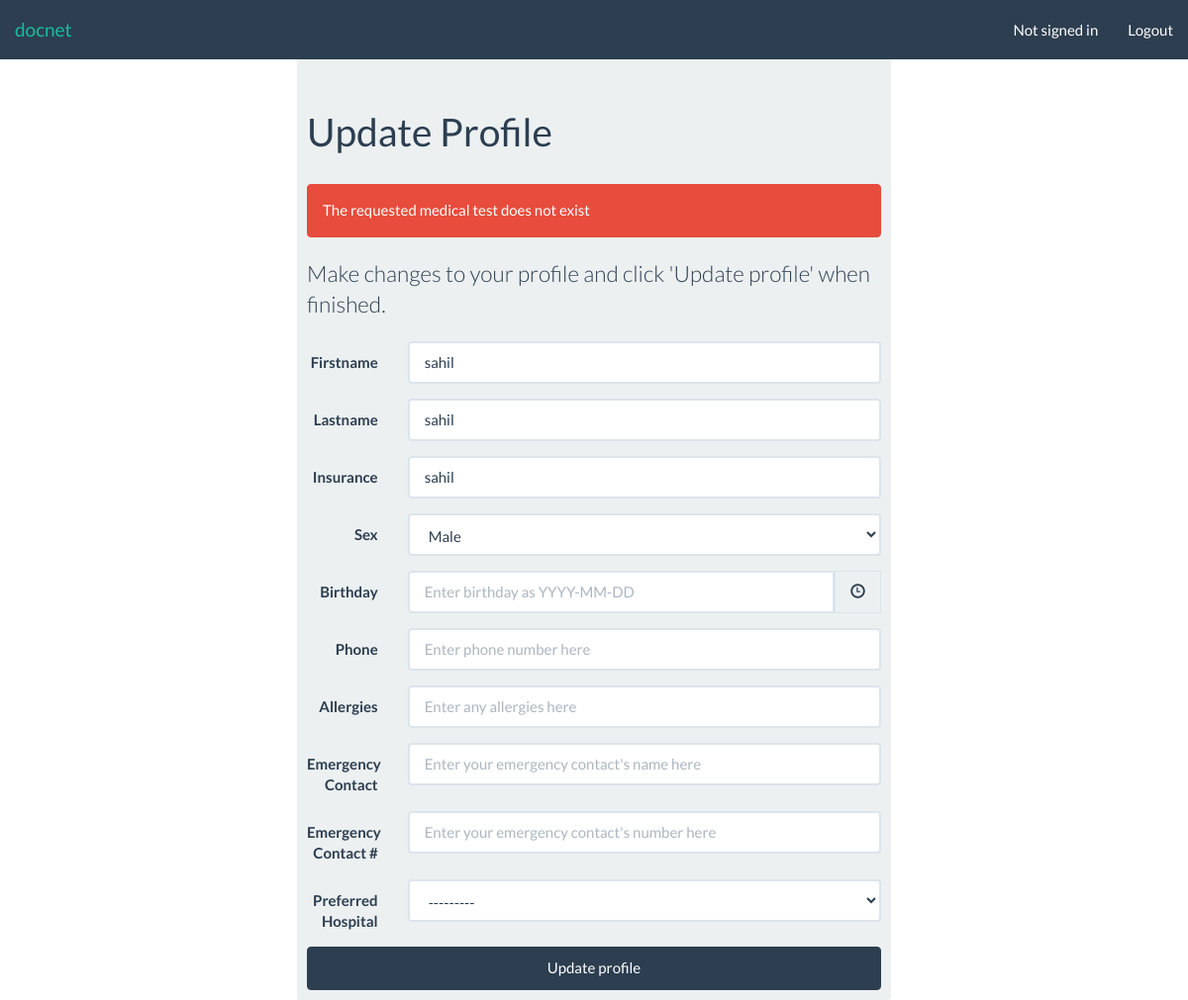
The page /profile/update/ (signed in) on the database its author committed.
### docnet/models.py (models this page shows, shortened)
class Profile(models.Model):
    GENDER = (
        ('M', "Male"),
        ('F', "Female"),
    )
    firstname = models.CharField(blank=True, max_length=50)
    lastname = models.CharField(blank=True, max_length=50)
    insurance = models.CharField(max_length=50)
    emergencyContactName = models.CharField(blank=True, max_length=50)
    emergencyContactNumber = models.CharField(blank=True, max_length=20)
    sex = models.CharField(blank=True, max_length=1, choices=GENDER)
    birthday = models.DateField(default=date(1000, 1, 1))
    phone = models.CharField(blank=True, max_length=20)
    allergies = models.CharField(blank=True, max_length=250)
    created = models.DateTimeField(auto_now_add=True)
    prefHospital = models.ForeignKey('Hospital',on_delete=models.PROTECT, null=True)
    def get_populated_fields(self):
        fields = {}
        if self.firstname is not None:
            fields['firstname'] = self.firstname
        if self.lastname is not None:
            fields['lastname'] = self.lastname
        if self.sex is not None:
            fields['sex'] = self.sex
        if not self.birthday.year == 1000:
            fields['birthday'] = self.birthday
        if self.phone is not None:
            fields['phone'] = self.phone
        if self.allergies is not None:
            fields['allergies'] = self.allergies
        if self.insurance is not None:
            fields['insurance'] = self.insurance
        if self.emergencyContactName is not None:
            fields['emergencyContactName'] = self.emergencyContactName
        if self.emergencyContactNumber is not None:
            fields['emergencyContactNumber'] = self.emergencyContactNumber
        if self.prefHospital is not None:
            fields['prefHospital'] = self.prefHospital
        return fields

### docnet/views_profile.py (the view)
# urls.py: url(r'^profile/update/$', views_profile.update_view, name='profile/update'),
def update_view(request):
    authentication_result = views.authentication_check(request)
    if authentication_result is not None: return authentication_result
    template_data = views.parse_session(request, {'form_button': "Update profile"})
    profile = request.user.account.profile
    if request.method == 'POST':
        form = ProfileForm(request.POST)
        if form.is_valid():
            form.assign(profile)
            profile.save()
            logger.log(Action.ACTION_ACCOUNT, "Account updated info", request.user)
            template_data['alert_success'] = "Your profile has been updated!"
    else:
        form = ProfileForm(profile.get_populated_fields())
    template_data['form'] = form
    return render(request, 'docnet/profile/update.html', template_data)

### docnet/templatetags/app_filters.py (called while the page is built)
@register.filter(name='isDateable')
def isDateable(field):
    return isinstance(field.field, forms.DateField) or isinstance(field.field, forms.DateTimeField) or isinstance(
        field.field, forms.TimeField)

@register.filter(name='isDateField')
def isDateField(field):
    return isinstance(field.field, forms.DateField)

### docnet/views.py (called while the page is built)
def parse_session(request, template_data=None):
    if template_data is None:
        template_data = {}
    if request.session.has_key('alert_success'):
        template_data['alert_success'] = request.session.get('alert_success')
        del request.session['alert_success']
    if request.session.has_key('alert_danger'):
        template_data['alert_danger'] = request.session.get('alert_danger')
        del request.session['alert_danger']
    return template_data

### docnet/templates/docnet/profile/update.html (shortened to what this page needs)
{% extends "base.html" %}
{% load app_filters %}
{% block body_header %}Update Profile{% endblock %}
{% block body %}
    <p class="lead">Make changes to your profile and click '{{ form_button }}' when finished.</p>
    {% include "singleform.html" %}
{% endblock %}

### docnet/templates/base.html (shortened to what this page needs)
{% load bootstrap4 %}
<!DOCTYPE html>
{% load app_filters %}
<html>
<head lang="en">
    <link rel="stylesheet" type="text/css" href="{{STATIC_URL}}css/flatly-bootstrap.min.css"/>
    <link rel="stylesheet" type="text/css" href="{{STATIC_URL}}css/bootstrap-datetimepicker.min.css"/>
    <link rel="stylesheet" type="text/css" href="{{STATIC_URL}}css/dashboard.css"/>
</head>
<body>
    <nav class="navbar navbar-default navbar-static-top">
        <div class="container-fluid">
            <div class="navbar-header">
                <a class="navbar-brand" href="{% block brand_link %}/docnet/profile/{% endblock %}">docnet</a>
            </div>
            <div id="navbar" class="navbar-collapse collapse">
                <ul class="nav navbar-nav navbar-right">
                    <li>
                        <a {% if user.isAuthenticated %}href="/profile/">Signed in as {{ user.username }}{% else %}>Not signed in{% endif %}</a>
                    </li>
                    <li>
                        {% block nav_button %}<a href="/logout/">Logout</a>{% endblock %}
                    </li>
                </ul>
            </div>
        </div>
    </nav>
    <div class="container-fluid">
        <div class="row">
            {% if user.isAuthenticated %}
                <div class="well col-sm-3 col-md-2">
                        <ul class="nav nav-pills nav-stacked">
                            {% if user.account.role >= 0 %}
                                <li class="{% block sidebar_profile %}{% endblock %}"><a href="/profile/">Overview</a></li>
                                <li class="{% block sidebar_profile_password %}{% endblock %}"><a href="/profile/password/">Change Password</a></li>
                                <li class="{% block sidebar_profile_update %}{% endblock %}"><a href="/profile/update/">Update Profile</a></li>
                                <li class="{% block sidebar_message %}{% endblock %}"><a href="/message/list/">Messages</a></li>
                            {% endif %}
                            {% if user.account.role == 10 %}
                                <li class="{% block sidebar_medicalinfo_patient %}{% endblock %}"><a href="/medicalinfo/patient/">Medical Info</a></li>
                            {% endif %}
                            {% if user.account.role >= 10 and user.account.role < 40 %}
                                <li class="{% block sidebar_appointment_create %}{% endblock %}"><a href="/appointment/create/">Create Appointment</a></li>
                                <li class="{% block sidebar_appointment_list %}{% endblock %}"><a href="/appointment/list/">View Appointments</a></li>
                                <li class="{% block sidebar_medtest_list %}{% endblock %}"><a href="/medtest/list">View Medical Tests</a> </li>
                                <li class="{% block sidebar_prescription_list %}{% endblock %}"><a href="/prescription/list/">View Prescriptions</a></li>
                            {% endif %}
                            {% if user.account.role >= 20 and user.account.role < 40 %}
                                <li class="{% block sidebar_medicalInfo_list %}{% endblock %}"><a href="/medicalinfo/list/">Medical Info</a></li>
                                <li class="{% block sidebar_admission_create %}{% endblock %}"><a href="/admission/admit/">Admit Patient</a></li>
                                <li class="{% block sidebar_admission_list %}{% endblock %}"><a href="/admission/list/">View Inpatients</a></li>
                            {% endif %}
                            {% if user.account.role == 30 %}
                                <li class="{% block sidebar_medtest_upload %}{% endblock %}"><a href="/medtest/upload/">Upload Medical Test</a></li>
                                <li class="{% block sidebar_prescription_create %}{% endblock %}"><a href="/prescription/create/">Add Prescriptions</a></li>
                            {% endif %}
                            {% if user.account.role == 40 %}
                                <li class="{% block sidebar_admin_users %}{% endblock %}"><a href="/admin/users/">View Users</a></li>
                                <li class="{% block sidebar_admin_activity %}{% endblock %}"><a href="/admin/activity/">View Activity</a></li>
                                <li class="{% block sidebar_admin_statistic %}{% endblock %}"><a href="/admin/stats/">View System Statistics</a></li>
                                <li class="{% block sidebar_admin_createemployee %}{% endblock %}"><a href="/admin/createemployee/">Create employee</a></li>
                            {% endif %}
                        </ul>
                </div>
                <div class="col-sm-9 col-md-10 main">
            {% else %}
                <div class="well well-sm col-sm-offset-3 col-sm-6">
            {% endif %}
                <h1 class="page-header">{% block body_header %}{% endblock %}</h1>
                {% if alert_danger %}
                    <div class="alert alert-danger" role="alert">{{ alert_danger }}</div>
                {% endif %}
                {% block body %}{% endblock %}
            </div>
        </div>
    </div>
</body>
</html>

### docnet/templates/singleform.html (shortened to what this page needs)
{% load app_filters %}
<form class="form-horizontal" action="./{% if form_action %}{{ form_action }}{% endif %}" method="post" enctype="multipart/form-data">{% csrf_token %}
    {% for field in form %}
        <div class="form-group{% if field.errors %} has-error{% endif %}">
            <label for="{{field.id_for_label}}" class="col-sm-3 col-lg-2 control-label">{{ field.label }}</label>
            <div class="col-sm-9 col-lg-10">
                <div {% if field|isDateable %}class="date input-group" id="form_{{field.id_for_label}}"{% endif %}>
                    {{ field }}
                    {% if field|isDateable %}
                        <span class="input-group-addon"><span class="glyphicon glyphicon-time"></span></span>
                    {% endif %}
                </div>
            </div>
        </div>
    {% endfor %}
    <input class="btn btn-primary col-sm-12" type="submit" value="{{ form_button }}" />
</form>

### docnet/static/css/dashboard.css (style rules this page uses)
.navbar { margin-bottom: 0px; }

### rows shown on the page
Profile: form "sahil" "sahil" "sahil" "Male" "---------"

### other values the page prints
{{ alert_danger }} "The requested medical test does not exist"
{{ field.label }} "Firstname" "Lastname" "Insurance" "Sex" "Birthday" "Phone" "Allergies" "Emergency Contact" "Emergency Contact #" "Preferred Hospital"
